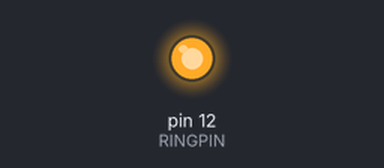
Simulated run of this sketch. Board: Arduino Uno, built with avr-gcc and run on an emulated ATmega328P. Shown: output pins drawn as LEDs (lit = HIGH).

Above: at 1.0 s.
At 62.0 s:
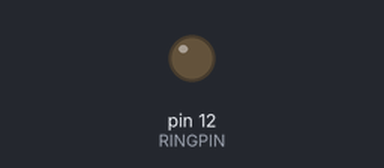
Timing chart, 0 to 67.6 s (numbered marks = the images above):
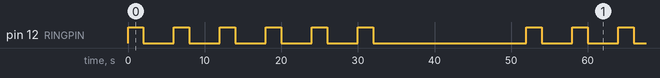

Measured:
- by itself, pin 12 (RINGPIN): repeats every 52.0 s: 5 × (LOW 4.0 s, HIGH 2.0 s), LOW 20.0 s, HIGH 2.0 s
- by itself, everything shown: repeats every 52.0 s, in 12 steps

The sketch:

ringswitcher.ino
```cpp
#define RINGPIN 12
#define US_ON 2000
#define US_OFF 4000
#define UK_ON 400
#define UK_GAP 200
#define UK_OFF 2000

void setup() {
  // put your setup code here, to run once:
  pinMode(RINGPIN, OUTPUT);
}

void ring_us(int times){
  for(int i = 0; i < times; i++){
    digitalWrite(RINGPIN, HIGH);
    delay(US_ON);
    digitalWrite(RINGPIN, LOW);
    if(i < times-1)
      delay(4000);
  }
}

void ring_uk(int times){
  for(int i = 0; i < times; i++){
    digitalWrite(RINGPIN, HIGH);
    delay(UK_ON);
    digitalWrite(RINGPIN, LOW);
    delay(UK_GAP);

    digitalWrite(RINGPIN, HIGH);
    delay(UK_ON);
    digitalWrite(RINGPIN, LOW);

    if(i < times-1)
      delay(2000);
  }
}


void ring(int type, int times){
  if(type == 1){
    return ring_us(times);
  } else {
    return ring_uk(times);
  }
}


void loop() {
  ring(1, 6);
  delay(20000);


}
```
